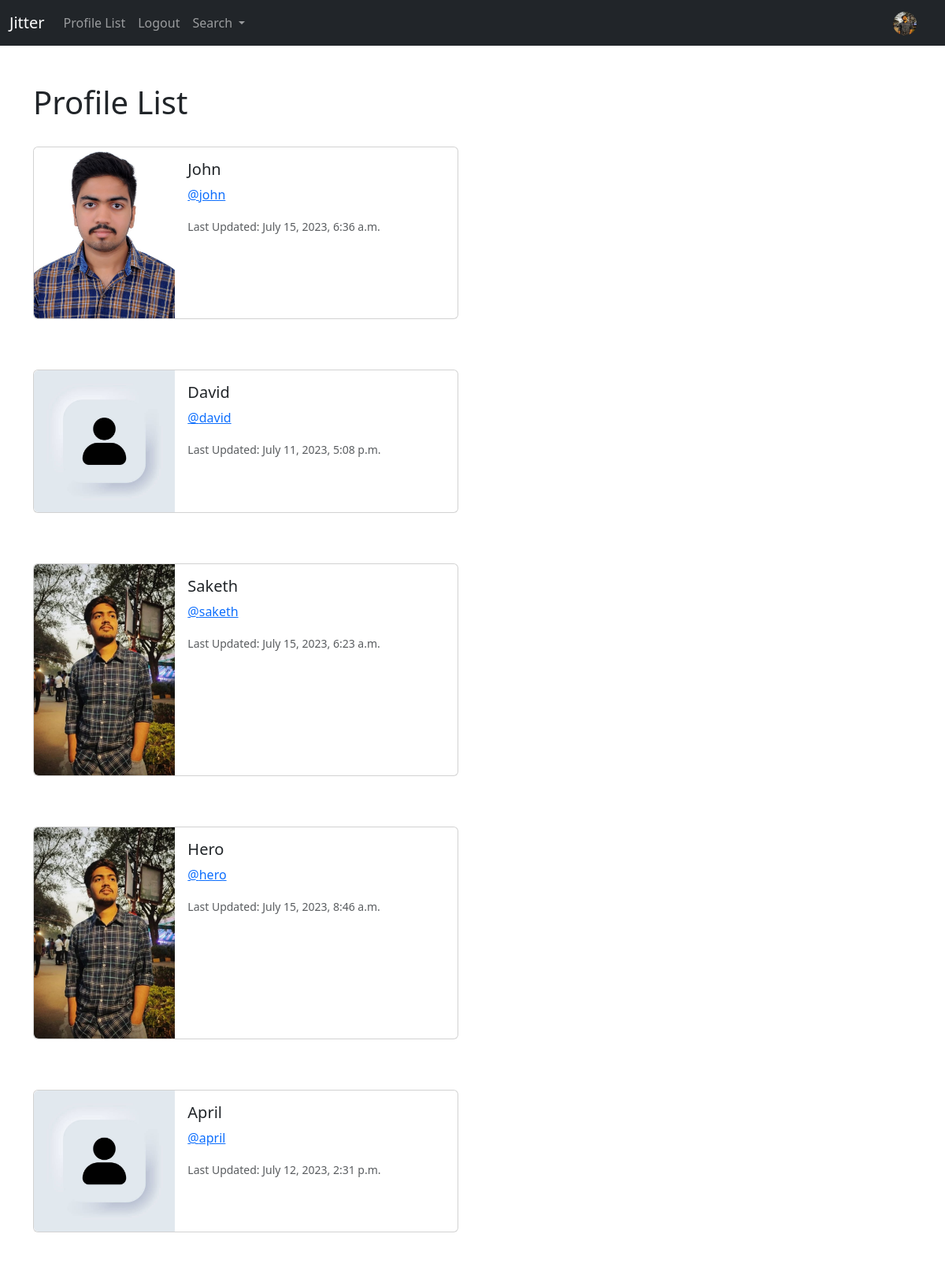
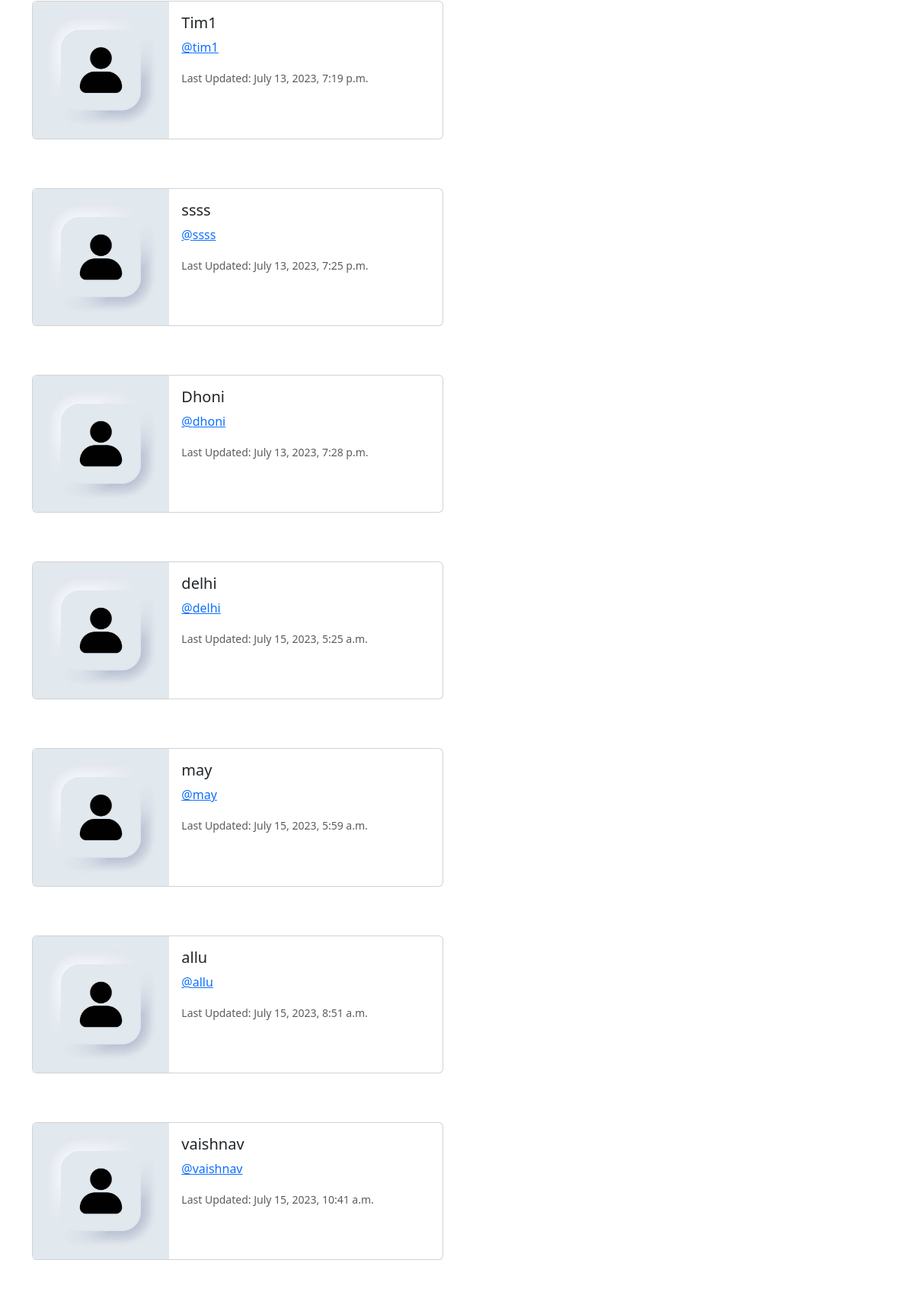
Screenshot of /profile_list/ (signed in, upper part) with the database file from the repository (2 pictures, top to bottom).
### jitter/models.py (models this page shows, shortened)
class Profile(models.Model):
    user = models.OneToOneField(User, on_delete=models.CASCADE)
    follows = models.ManyToManyField("self", related_name="followed_by", symmetrical=False, blank=True)
    date_modified = models.DateTimeField(auto_now=True)
    profile_image = models.ImageField(null=True,blank=True,upload_to="images/")
    profile_bio=models.CharField(null=True,blank=True,max_length=500)
    homepage_link=models.CharField(null=True,blank=True,max_length=100)
    facebook_link=models.CharField(null=True,blank=True,max_length=100)
    instagram_link=models.CharField(null=True,blank=True,max_length=100)
    linkedin_link=models.CharField(null=True,blank=True,max_length=100)

### jitter/views.py (the view)
# urls.py: path('profile_list/',views.profile_list,name='profile_list'),
def profile_list(request):
    if request.user.is_authenticated:
        profiles = Profile.objects.exclude(user=request.user)
        return render(request, 'profile_list.html', {'profiles': profiles})
    else:
        messages.error(request, "You must be logged in to view this page!")
        return redirect('home')

### jitter/templates/profile_list.html
{% extends 'base.html' %}
{%load static%}
{% block content %}
<h1>Profile List</h1>
<br>
{% if profiles %}
{%for profile in profiles%}
<div class="card mb-3" style="max-width: 540px;">
    <div class="row g-0">
      <div class="col-md-4">
        {% if profile.profile_image %}
        <img src="{{profile.profile_image.url}}" width="200" height="200" class="img-fluid rounded-start" alt="{{profile.user.username}}">
        {%else%}
        <img src="{%static 'images/p.jpg'%}" class="img-fluid rounded-start" alt="...">
        {%endif%}
      </div>
      <div class="col-md-8">
        <div class="card-body">
          <h5 class="card-title">{{profile.user.username}} </h5>
          <p class="card-text" ><a href=" {%url 'profile' profile.user.id%} ">@{{profile.user.username|lower}} </a></p>
          <p class="card-text"><small class="text-body-secondary">Last Updated: {{profile.date_modified}}</small></p>
        </div>
      </div>
    </div>
  </div>
  <br><br>
        {% endfor %}
{%endif%}
{% endblock %}

### jitter/templates/base.html (shortened to what this page needs)
<!doctype html>
<html lang="en">
  <head>
    <link href="https://cdn.jsdelivr.net/npm/bootstrap@5.3.0/dist/css/bootstrap.min.css" rel="stylesheet">
  </head>
  <body>
    {% include 'navbar.html'%}
    <br>
    <div class="container">
      <br>
    {% block content %}
    {% endblock %}
</div>
  </body>
</html>

### jitter/templates/navbar.html (shortened to what this page needs)
{%load static%}
<nav class="navbar navbar-expand-lg navbar-dark bg-dark">
    <div class="container-fluid">
      <a class="navbar-brand" href="{%url 'home'%}">Jitter</a>
      <div class="collapse navbar-collapse" id="navbarSupportedContent">
        <ul class="navbar-nav me-auto mb-2 mb-lg-0">
          <li class="nav-item">
            <a class="nav-link" href="{% url 'profile_list'%}">Profile List</a>
          </li>
        {% if user.is_authenticated %}
          <li class="nav-item">
            <a href="{% url 'logout' %}" class="nav-link">Logout</a>
          </li>
        {% endif %}
        <li class="nav-item dropdown">
        <a class="nav-link dropdown-toggle" href="#" role="button" data-bs-toggle="dropdown" aria-expanded="false">
          Search
        </a>
      </li>
        </ul>
        {%if user.is_authenticated%}
        <ul class="navbar-nav ml-auto">
          <li class="nav-link navbar-brand">
            <a href="{% url 'profile' request.user.id%}">
              {% if user.profile.profile_image %}
              <img src="{{ user.profile.profile_image.url}}" width=30 height=30 class="rounded-circle"
                                alt="{{profile.user.username}}">
                    {%else%}
                    <img src="{%static 'images/p.jpg'%}" width=30 height=30 class="rounded-circle" alt="...">
                    {%endif%}
            </a>
          </li>
        </ul>
        {%endif%}
      </div>
    </div>
  </nav>

### rows the page displays
Profile: profile_image (picture), user.username "John", user.username "john", date_modified "July 15, 2023, 6:36 a.m."
Profile: user.username "David", user.username "david", date_modified "July 11, 2023, 5:08 p.m."
Profile: profile_image (picture), user.username "Saketh", user.username "saketh", date_modified "July 15, 2023, 6:23 a.m."
Profile: profile_image (picture), user.username "Hero", user.username "hero", date_modified "July 15, 2023, 8:46 a.m."
Profile: user.username "April", user.username "april", date_modified "July 12, 2023, 2:31 p.m."
Profile: user.username "Tim1", user.username "tim1", date_modified "July 13, 2023, 7:19 p.m."
Profile: user.username "ssss", date_modified "July 13, 2023, 7:25 p.m."
Profile: user.username "Dhoni", user.username "dhoni", date_modified "July 13, 2023, 7:28 p.m."
Profile: user.username "delhi", date_modified "July 15, 2023, 5:25 a.m."
Profile: user.username "may", date_modified "July 15, 2023, 5:59 a.m."
Profile: user.username "allu", date_modified "July 15, 2023, 8:51 a.m."
Profile: user.username "vaishnav", date_modified "July 15, 2023, 10:41 a.m."
